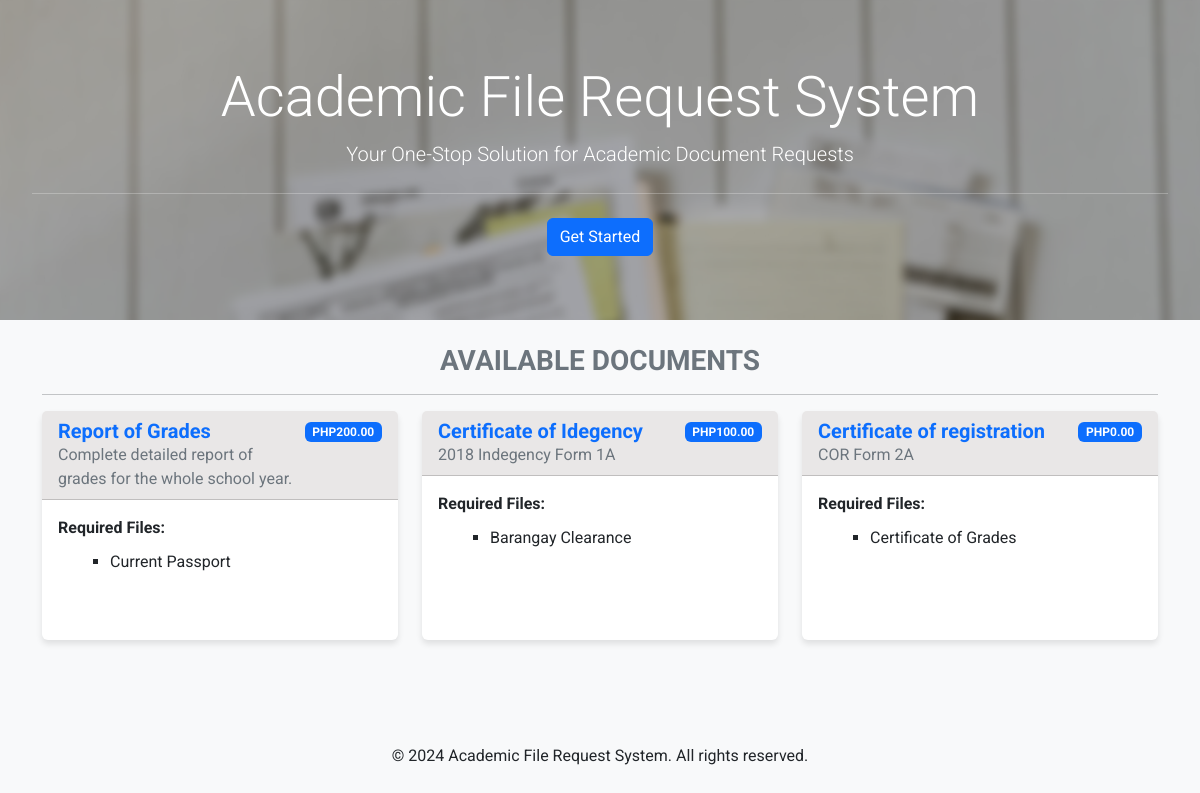
/, run on an earlier commit of the app's database.
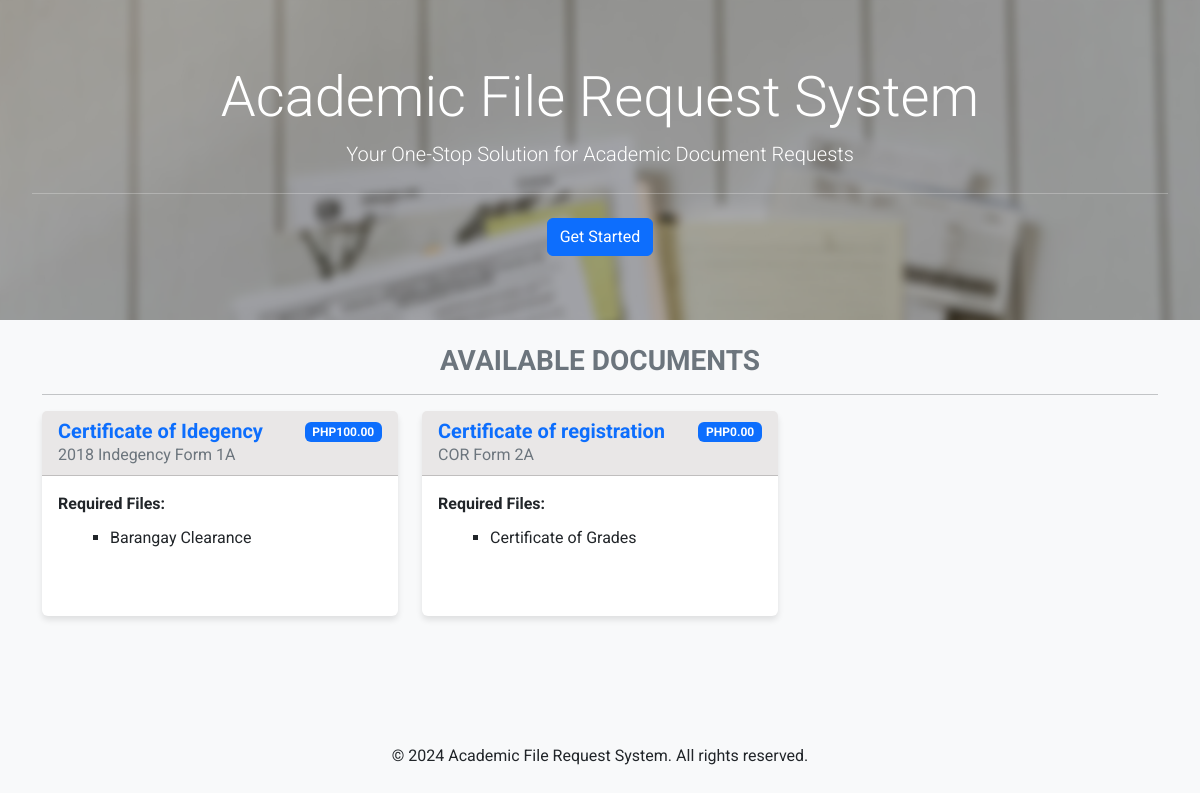
And on a later commit of the database.
### onlinerequest/models.py (models this page shows, shortened)
class Request(models.Model):
    description = models.CharField(max_length=256)
    files_required = models.CharField(max_length=256)
    document = models.ForeignKey(Document, on_delete=models.CASCADE)
    price = models.CharField(max_length=6, default=1.00)

class Document(models.Model):
    code = models.CharField(max_length=64)
    description = models.CharField(max_length=64)
    active = models.BooleanField(default=True)

class Requirement(models.Model):
    code = models.CharField(max_length=64)
    description = models.CharField(max_length=64)

### onlinerequest/views/views.py (the view)
# urls.py: path('', views.index),
def index(request):
    request_forms = Request.objects.all()
    for request_form in request_forms:
        requirement_descriptions = []
        for requirement_code in request_form.files_required.split(','):
            try:
                requirement = Requirement.objects.get(code=requirement_code)
                requirement_descriptions.append(requirement.description)
            except Requirement.DoesNotExist:
                requirement_descriptions.append(requirement_code)
        request_form.requirement_descriptions = requirement_descriptions
    return render(request, 'index.html', {'request_forms': request_forms})

### onlinerequest/context_processors.py (called while the page is built)
def user_record(request):
    if request.user.is_authenticated:
        try:
            user_record = Record.objects.get(user_number=request.user.student_number)
            return {'user_record': user_record}
        except Record.DoesNotExist:
            return {}
    return {}

def request_forms(request):
    request_forms = Request.objects.all()
    return {'request_forms': request_forms}

### onlinerequest/templates/index.html (shortened to what this page needs)
<!DOCTYPE html>
<html lang="en">
<head>
    {% include 'header.html' %}
</head>
<body class="d-flex flex-column min-vh-100">
    <div class="jumbotron text-center">
        <h1 class="display-4">Academic File Request System</h1>
        <p class="lead">Your One-Stop Solution for Academic Document Requests</p>
        <hr class="my-4">
        <a href="/signup/" class="btn btn-primary">Get Started</a>
    </div>
    <div class="container mt-4">
      <h3 class="text-center text-secondary fw-bold">AVAILABLE DOCUMENTS</h3>
      <hr>
        {% if request_forms %}
            <div class="row row-cols-1 row-cols-md-3 g-4">
                {% for request_form in request_forms %}
                    <div class="col">
                        <div class="card h-100">
                            <div class="card-header">
                              <div class="d-flex justify-content-between">
                                <div>
                                  <h5 class="card-title text-primary mb-0">{{ request_form.document.description }}</h5>
                                  <p class="card-text text-muted">{{ request_form.description }}</p>
                                </div>
                                <div>
                                  <span class="badge bg-primary">PHP{{ request_form.price }}</span>
                                </div>
                              </div>
                            </div>
                            <div class="card-body">
                                <p class="card-text mb-2"><strong>Required Files:</strong></p>
                                <ul class="required-files">
                                    {% for description in request_form.requirement_descriptions %}
                                        <li>{{ description }}</li>
                                    {% endfor %}
                                </ul>
                            </div>
                        </div>
                    </div>
                {% endfor %}
            </div>
        {% else %}
            <p class="text-center">No request forms found.</p>
        {% endif %}
    </div>
    <footer class="footer mt-auto text-center py-3">
        <div class="container mt-5">
            <p>&copy; {% now "Y" %} Academic File Request System. All rights reserved.</p>
        </div>
    </footer>
</body>
</html>

What changed in the data, as far as the page shows it:
removed Request: document.description "Report of Grades", description "Complete detailed report of grades for the whole school year.", price "200.00"
no longer on this page (row unchanged): Requirement: requirement_descriptions "Current Passport"
